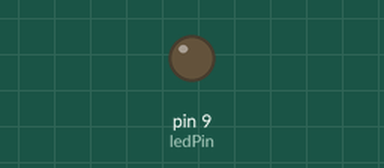
This sketch was run on a simulated Arduino Uno, built with avr-gcc and run on an emulated ATmega328P. Parts: output pins drawn as LEDs (lit = HIGH).

Above: at 0.15 s.
At 39.34 s:
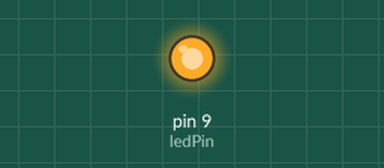
Timing chart, 0 to 40.0 s (numbered marks = the images above):
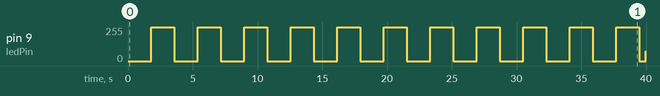

The sketch:

job10.ino
```cpp
 const int ledPin = 9;

const int animationTime = 2000;

void setup() {
  pinMode(ledPin, OUTPUT);
}

void loop() {
  for (int i = 0; i <= 255; i++) {
    analogWrite(ledPin, i);
    delay(animationTime/255); //Attendre un temps défini pour chaque étape
  }

  for (int i = 255; i >= 0; i--) {
    analogWrite(ledPin, i);
    delay(animationTime/255); //Attendre un temps défini pour chaque étape
  }
}
```

Measured:
- by itself, pin 9 (ledPin): 0/255 → 255/255 at 1.8 s, → 0/255 1.8 s later, → 255/255 1.8 s later, → 0/255 1.8 s later, … (23 changes in this stretch)
